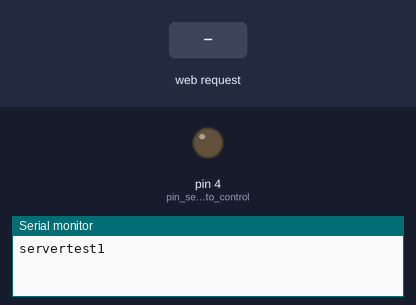
Recording of a sketch running on a simulated Arduino Uno, built for the host (arithmetic inside an expression is 32-bit, double 64-bit). Parts: output pins drawn as LEDs (lit = HIGH), the last lines printed to the serial monitor. Inputs (shaded band) come from the test bench.

Above: at 1.2 s.
1.3 s: HTTP request GET /on received
At 2.2 s:
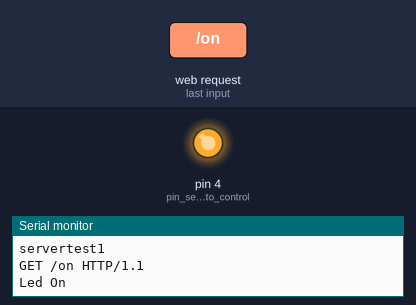
2.8 s: HTTP request GET /off received
At 3.3 s:
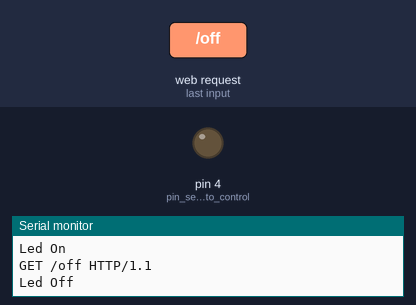
Timing chart, 0 to 5.8 s (numbered marks = the images above; inputs shaded):
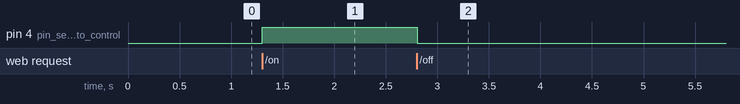

Measured:
- after the input at 1.3 s, pin 4 (pin_selected_to_control): LOW → HIGH at once
- after the input at 2.8 s, pin 4 (pin_selected_to_control): HIGH → LOW at once

The sketch:

etherrrr.ino
```cpp
#include <SPI.h>
#include <Ethernet.h>

byte mac[] = { 0xDE, 0xAD, 0xBE, 0xEF, 0xFE, 0xED }; //physical mac address
byte ip[] = { 192, 168, 1, 20 }; // ip in lan

EthernetServer server(80); //server port

String readString;

//////////////////////

void setup(){

  pinMode(4, OUTPUT); //pin selected to control
  //start Ethernet
  Ethernet.begin(mac, ip);
  server.begin();

  //enable serial data print
  Serial.begin(9600);
  Serial.println("servertest1");
}

void loop(){
  // Create a client connection
  EthernetClient client = server.available();
  if (client) {
    while (client.connected()) {
      if (client.available()) {
        char c = client.read();

        //read char by char HTTP request
        if (readString.length() < 100) {

          //store characters to string
          readString += c;
          //Serial.print(c);
        }

        //if HTTP request has ended
        if (c == '\n') {

          ///////////////
          Serial.println(readString); //print to serial monitor for debuging

          //now output HTML data header
             if(readString.indexOf('?') >=0) { //don't send new page
               client.println("HTTP/1.1 204 Zoomkat");
               client.println();
               client.println();
             }
             else {
          client.println("HTTP/1.1 200 OK"); //send new page
          client.println("Content-Type: text/html");
          client.println();

          client.println("<HTML>");
          client.println("<HEAD>");
          client.println("<TITLE>Usuarios</TITLE>");
          client.println("</HEAD>");
          client.println("<BODY>");

          client.println("<H1>Usuarios/Botones</H1>");

          client.println("<a href=\"/?1\"> Usuario1</a>");
          client.println("<a href=\"/?2\"> Usuario2</a>");


          client.println("</BODY>");
          client.println("</HTML>");
             }

          delay(1);
          //stopping client
          client.stop();

          ///////////////////// control arduino pin
          if(readString.indexOf("on") >0)//checks for on
          {
            digitalWrite(4, HIGH);    // set pin 4 high
            Serial.println("Led On");

          }
          if (readString.indexOf("off") >0){
            digitalWrite(4, LOW);

            // set pin 4 low
            Serial.println("Led Off");
          }
          //clearing string for next read
          readString="";

        }
      }
    }
  }
}
```
